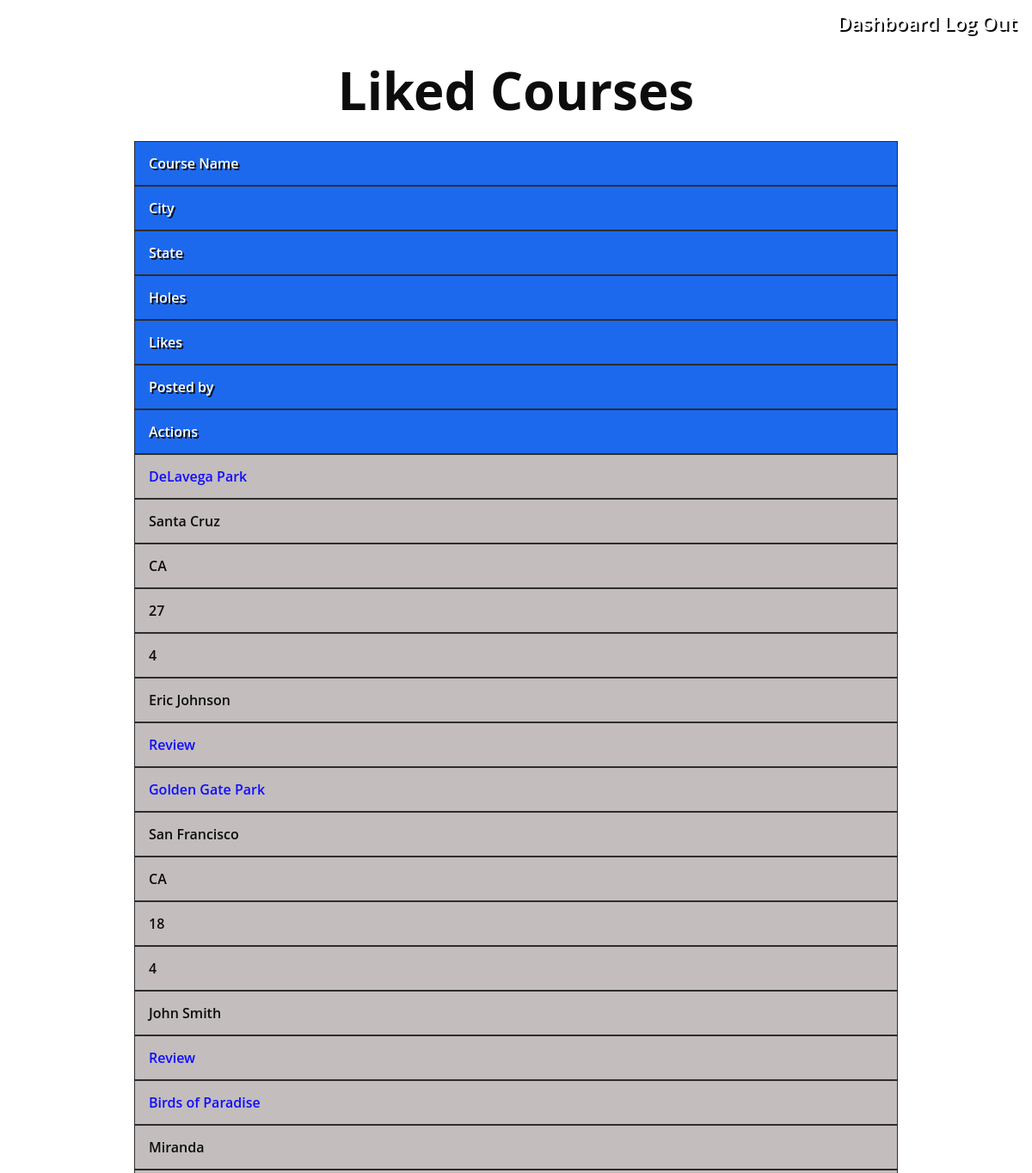
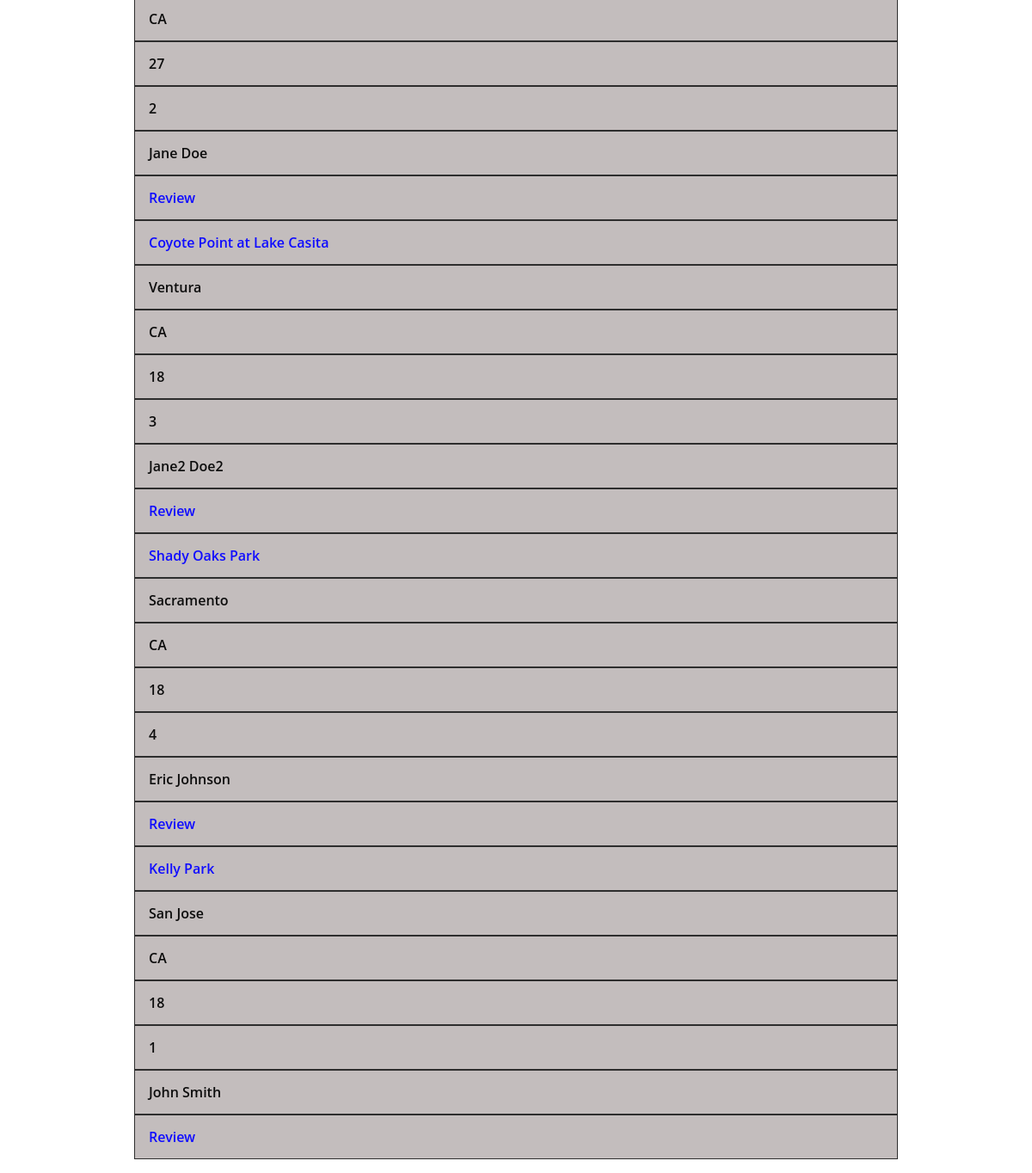
Screenshot of /favorites (signed in) with the database file from the repository (2 pictures, top to bottom).
### main/models.py (models this page shows)
class Course(models.Model):
    name = models.CharField(max_length=255)
    city = models.CharField(max_length=255)
    state = models.CharField(max_length=255)
    number_of_holes = models.IntegerField()
    par = models.IntegerField()
    liked_by = models.ManyToManyField(User, related_name="liked_courses")
    created_by = models.ForeignKey(User, related_name="creator", on_delete=models.CASCADE)
    create_at = models.DateTimeField(auto_now_add=True)
    updated_at = models.DateTimeField(auto_now=True)
    objects = CourseManager()

class User(models.Model):
    fname = models.CharField(max_length=656)
    lname = models.CharField(max_length=656)
    email = models.CharField(max_length=656)
    password = models.CharField(max_length=656)
    create_at = models.DateTimeField(auto_now_add=True)
    updated_at = models.DateTimeField(auto_now=True)
    objects = UserManager()

### main/views.py (the view)
# urls.py: path('favorites', views.favorites),
def favorites(request):
    context = {
        'courses': Course.objects.filter(liked_by__id=request.session['user_id'])
    }
    return render(request, 'favorites.html', context)

### main/templates/favorites.html (shortened to what this page needs)
<!DOCTYPE html>
<html lang="en">
<head>
    {% load static %}
    <link rel="stylesheet" type="text/css" href="{% static '/dashboard.css' %}">
</head>
<body>
    <body class="background">
        <div class="top-links">
            <a href="/dashboard" class="header-link">Dashboard</a>
            <a href="/logout" class="header-link">Log Out</a>
        </div>
        <section>
            <header><h1 class="all-courses">Liked Courses</h1>
            </header>
            <div class="container">
                <div class="row header">
                <div class="cell header">Course Name</div>
                <div class="cell header">City</div>
                <div class="cell header">State</div>
                <div class="cell header">Holes</div>
                <div class="cell header">Likes</div>
                <div class="cell header">Posted by</div>
                <div class="cell header">Actions</div>
                </div>
                {% for course in courses %}
                <div class="row">
                <div class="cell" title="Name"><span><a href="course/{{course.id}}" class="table-links">{{course.name}}</a></span></div>
                <div class="cell" title="City"><span>{{course.city}}</span></div>
                <div class="cell" title="State"><span>{{course.state}}</span></div>
                <div class="cell" title="Holes"><span>{{course.number_of_holes}}</span></div>
                <div class="cell" title="Like"><span>{{course.liked_by.all|length}}</span></div>
                <div class="cell" title="Like"><span>{{course.created_by.fname}} {{course.created_by.lname}}</span></div>
                <div class="cell" title="Par"><a href="review/{{course.id}}" class="table-links">Review</a></div>
                </div>
                {% endfor %}
        </section>
</body>
</html>

### main/static/dashboard.css (style rules this page uses)
body { background-repeat: no-repeat; background-position: center center; background:url(https://i.pinimg.com/originals/f6/c3/23/f6c3239ce841a287ae5bc8d04a402b0e.jpg); background-size: cover; font:600 16px/18px 'Open Sans',sans-serif; opacity: 95%; }
.top-links { text-align: right; padding: 10px; font-size: 140%; }
.container { -webkit-box-sizing: border-box; -moz-box-sizing: border-box; box-sizing: border-box; }
.table-links { color: rgb(4, 0, 255); word-wrap: break-word; text-decoration: none; }
.all-courses { font-size: 60px; color: black; text-shadow: 3px 3px white; }
a { text-decoration: none; }
header, footer { text-align: center; }
.container { width: 75%; margin: 1em auto; }
.cell { overflow: hidden; }
.container .row .cell.header { color: #FFF; background-color: #1161ee; text-shadow: 2px 2px black; }
.row { background: rgb(192, 186, 186); }
.row .cell { padding: 1em; border: 1px solid #222; }
.header-link { color: white; text-decoration: none; text-shadow: 2px 2px black; }

### rows the page displays
Course: name "DeLavega Park", city "Santa Cruz", state "CA", number_of_holes "27", liked_by.all|length "4", created_by.fname "Eric", created_by.lname "Johnson"
Course: name "Golden Gate Park", city "San Francisco", state "CA", number_of_holes "18", liked_by.all|length "4", created_by.fname "John", created_by.lname "Smith"
Course: name "Birds of Paradise", city "Miranda", state "CA", number_of_holes "27", liked_by.all|length "2", created_by.fname "Jane", created_by.lname "Doe"
Course: name "Coyote Point at Lake Casita", city "Ventura", state "CA", number_of_holes "18", liked_by.all|length "3", created_by.fname "Jane2", created_by.lname "Doe2"
Course: name "Shady Oaks Park", city "Sacramento", state "CA", number_of_holes "18", liked_by.all|length "4", created_by.fname "Eric", created_by.lname "Johnson"
Course: name "Kelly Park", city "San Jose", state "CA", number_of_holes "18", liked_by.all|length "1", created_by.fname "John", created_by.lname "Smith"
